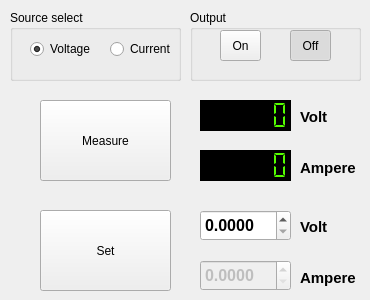
   <widget class="QWidget" name="Keithley24xxTab">
    <attribute name="title">
     <string>Keithley 24xx</string>
    </attribute>
    <widget class="QPushButton" name="measBtn">
     <property name="geometry">
      <rect>
       <x>40</x>
       <y>100</y>
       <width>131</width>
       <height>81</height>
      </rect>
     </property>
     <property name="text">
      <string>Measure</string>
     </property>
    </widget>
    <widget class="QGroupBox" name="groupBox">
     <property name="geometry">
      <rect>
       <x>10</x>
       <y>10</y>
       <width>171</width>
       <height>71</height>
      </rect>
     </property>
     <property name="title">
      <string>Source select</string>
     </property>
     <widget class="QRadioButton" name="currBtn">
      <property name="geometry">
       <rect>
        <x>100</x>
        <y>30</y>
        <width>61</width>
        <height>18</height>
       </rect>
      </property>
      <property name="text">
       <string>Current</string>
      </property>
     </widget>
     <widget class="QRadioButton" name="voltageBtn">
      <property name="geometry">
       <rect>
        <x>20</x>
        <y>30</y>
        <width>61</width>
        <height>18</height>
       </rect>
      </property>
      <property name="text">
       <string>Voltage</string>
      </property>
      <property name="checked">
       <bool>true</bool>
      </property>
     </widget>
    </widget>
    <widget class="QGroupBox" name="groupBox_2">
     <property name="geometry">
      <rect>
       <x>190</x>
       <y>10</y>
       <width>171</width>
       <height>71</height>
      </rect>
     </property>
     <property name="title">
      <string>Output</string>
     </property>
     <widget class="QToolButton" name="onBtn">
      <property name="geometry">
       <rect>
        <x>30</x>
        <y>20</y>
        <width>41</width>
        <height>31</height>
       </rect>
      </property>
      <property name="text">
       <string>On</string>
      </property>
      <property name="checkable">
       <bool>true</bool>
      </property>
      <property name="autoExclusive">
       <bool>true</bool>
      </property>
     </widget>
     <widget class="QToolButton" name="offBtn">
      <property name="geometry">
       <rect>
        <x>100</x>
        <y>20</y>
        <width>41</width>
        <height>31</height>
       </rect>
      </property>
      <property name="text">
       <string>Off</string>
      </property>
      <property name="checkable">
       <bool>true</bool>
      </property>
      <property name="checked">
       <bool>true</bool>
      </property>
      <property name="autoExclusive">
       <bool>true</bool>
      </property>
     </widget>
    </widget>
    <widget class="QPushButton" name="setBtn">
     <property name="geometry">
      <rect>
       <x>40</x>
       <y>210</y>
       <width>131</width>
       <height>81</height>
      </rect>
     </property>
     <property name="text">
      <string>Set</string>
     </property>
    </widget>
    <widget class="QLCDNumber" name="voltageLCD">
     <property name="geometry">
      <rect>
       <x>200</x>
       <y>100</y>
       <width>91</width>
       <height>31</height>
      </rect>
     </property>
     <property name="palette">
      <palette>
       <active>
        <colorrole role="WindowText">
         <brush brushstyle="SolidPattern">
          <color alpha="255">
           <red>85</red>
           <green>255</green>
           <blue>0</blue>
          </color>
         </brush>
        </colorrole>
        <colorrole role="Button">
         <brush brushstyle="SolidPattern">
          <color alpha="255">
           <red>0</red>
           <green>0</green>
           <blue>0</blue>
          </color>
         </brush>
        </colorrole>
        <colorrole role="Light">
         <brush brushstyle="SolidPattern">
          <color alpha="255">
           <red>0</red>
           <green>0</green>
           <blue>0</blue>
          </color>
         </brush>
        </colorrole>
        <colorrole role="Midlight">
         <brush brushstyle="SolidPattern">
          <color alpha="255">
           <red>0</red>
           <green>0</green>
           <blue>0</blue>
          </color>
         </brush>
        </colorrole>
        <colorrole role="Dark">
         <brush brushstyle="SolidPattern">
          <color alpha="255">
           <red>0</red>
           <green>0</green>
           <blue>0</blue>
          </color>
         </brush>
        </colorrole>
        <colorrole role="Mid">
         <brush brushstyle="SolidPattern">
          <color alpha="255">
           <red>0</red>
           <green>0</green>
           <blue>0</blue>
          </color>
         </brush>
        </colorrole>
        <colorrole role="Text">
         <brush brushstyle="SolidPattern">
          <color alpha="255">
           <red>0</red>
           <green>0</green>
           <blue>0</blue>
          </color>
         </brush>
        </colorrole>
        <colorrole role="BrightText">
         <brush brushstyle="SolidPattern">
          <color alpha="255">
           <red>0</red>
           <green>0</green>
           <blue>0</blue>
          </color>
         </brush>
        </colorrole>
        <colorrole role="ButtonText">
         <brush brushstyle="SolidPattern">
          <color alpha="255">
           <red>0</red>
           <green>0</green>
           <blue>0</blue>
          </color>
         </brush>
        </colorrole>
        <colorrole role="Base">
         <brush brushstyle="SolidPattern">
          <color alpha="255">
           <red>0</red>
           <green>0</green>
           <blue>0</blue>
          </color>
         </brush>
        </colorrole>
        <colorrole role="Window">
         <brush brushstyle="SolidPattern">
          <color alpha="255">
           <red>0</red>
           <green>0</green>
           <blue>0</blue>
          </color>
         </brush>
        </colorrole>
        <colorrole role="AlternateBase">
         <brush brushstyle="SolidPattern">
          <color alpha="255">
           <red>0</red>
           <green>0</green>
           <blue>0</blue>
          </color>
         </brush>
        </colorrole>
        <colorrole role="NoRole">
         <brush brushstyle="SolidPattern">
          <color alpha="255">
           <red>0</red>
           <green>255</green>
           <blue>127</blue>
          </color>
         </brush>
        </colorrole>
       </active>
       <inactive>
        <colorrole role="WindowText">
         <brush brushstyle="SolidPattern">
          <color alpha="255">
           <red>85</red>
           <green>255</green>
           <blue>0</blue>
          </color>
         </brush>
        </colorrole>
        <colorrole role="Button">
         <brush brushstyle="SolidPattern">
          <color alpha="255">
           <red>0</red>
           <green>0</green>
           <blue>0</blue>
          </color>
         </brush>
        </colorrole>
        <colorrole role="Light">
         <brush brushstyle="SolidPattern">
          <color alpha="255">
           <red>0</red>
           <green>0</green>
           <blue>0</blue>
          </color>
         </brush>
        </colorrole>
        <colorrole role="Midlight">
         <brush brushstyle="SolidPattern">
          <color alpha="255">
           <red>0</red>
           <green>0</green>
           <blue>0</blue>
          </color>
         </brush>
        </colorrole>
        <colorrole role="Dark">
         <brush brushstyle="SolidPattern">
          <color alpha="255">
           <red>0</red>
           <green>0</green>
           <blue>0</blue>
          </color>
         </brush>
        </colorrole>
        <colorrole role="Mid">
         <brush brushstyle="SolidPattern">
          <color alpha="255">
           <red>0</red>
           <green>0</green>
           <blue>0</blue>
          </color>
         </brush>
        </colorrole>
        <colorrole role="Text">
         <brush brushstyle="SolidPattern">
          <color alpha="255">
           <red>0</red>
           <green>0</green>
           <blue>0</blue>
          </color>
         </brush>
        </colorrole>
        <colorrole role="BrightText">
         <brush brushstyle="SolidPattern">
          <color alpha="255">
           <red>0</red>
           <green>0</green>
           <blue>0</blue>
          </color>
         </brush>
        </colorrole>
        <colorrole role="ButtonText">
         <brush brushstyle="SolidPattern">
          <color alpha="255">
           <red>0</red>
           <green>0</green>
           <blue>0</blue>
          </color>
         </brush>
        </colorrole>
        <colorrole role="Base">
         <brush brushstyle="SolidPattern">
          <color alpha="255">
           <red>0</red>
           <green>0</green>
           <blue>0</blue>
          </color>
         </brush>
        </colorrole>
        <colorrole role="Window">
         <brush brushstyle="SolidPattern">
          <color alpha="255">
           <red>0</red>
           <green>0</green>
           <blue>0</blue>
          </color>
         </brush>
        </colorrole>
        <colorrole role="AlternateBase">
         <brush brushstyle="SolidPattern">
          <color alpha="255">
           <red>0</red>
           <green>0</green>
           <blue>0</blue>
          </color>
         </brush>
        </colorrole>
        <colorrole role="NoRole">
         <brush brushstyle="SolidPattern">
          <color alpha="255">
           <red>170</red>
           <green>85</green>
           <blue>255</blue>
          </color>
         </brush>
        </colorrole>
       </inactive>
       <disabled>
        <colorrole role="WindowText">
         <brush brushstyle="SolidPattern">
          <color alpha="255">
           <red>0</red>
           <green>0</green>
           <blue>0</blue>
          </color>
         </brush>
        </colorrole>
        <colorrole role="Button">
         <brush brushstyle="SolidPattern">
          <color alpha="255">
           <red>0</red>
           <green>0</green>
           <blue>0</blue>
          </color>
         </brush>
        </colorrole>
        <colorrole role="Light">
         <brush brushstyle="SolidPattern">
          <color alpha="255">
           <red>0</red>
           <green>0</green>
           <blue>0</blue>
          </color>
         </brush>
        </colorrole>
        <colorrole role="Midlight">
         <brush brushstyle="SolidPattern">
          <color alpha="255">
           <red>0</red>
           <green>0</green>
           <blue>0</blue>
          </color>
         </brush>
        </colorrole>
        <colorrole role="Dark">
         <brush brushstyle="SolidPattern">
          <color alpha="255">
           <red>0</red>
           <green>0</green>
           <blue>0</blue>
          </color>
         </brush>
        </colorrole>
        <colorrole role="Mid">
         <brush brushstyle="SolidPattern">
          <color alpha="255">
           <red>0</red>
           <green>0</green>
           <blue>0</blue>
          </color>
         </brush>
        </colorrole>
        <colorrole role="Text">
         <brush brushstyle="SolidPattern">
          <color alpha="255">
           <red>0</red>
           <green>0</green>
           <blue>0</blue>
          </color>
         </brush>
        </colorrole>
        <colorrole role="BrightText">
         <brush brushstyle="SolidPattern">
          <color alpha="255">
           <red>0</red>
           <green>0</green>
           <blue>0</blue>
          </color>
         </brush>
        </colorrole>
        <colorrole role="ButtonText">
         <brush brushstyle="SolidPattern">
          <color alpha="255">
           <red>0</red>
           <green>0</green>
           <blue>0</blue>
          </color>
         </brush>
        </colorrole>
        <colorrole role="Base">
         <brush brushstyle="SolidPattern">
          <color alpha="255">
           <red>0</red>
           <green>0</green>
           <blue>0</blue>
          </color>
         </brush>
        </colorrole>
        <colorrole role="Window">
         <brush brushstyle="SolidPattern">
          <color alpha="255">
           <red>0</red>
           <green>0</green>
           <blue>0</blue>
          </color>
         </brush>
        </colorrole>
        <colorrole role="AlternateBase">
         <brush brushstyle="SolidPattern">
          <color alpha="255">
           <red>0</red>
           <green>0</green>
           <blue>0</blue>
          </color>
         </brush>
        </colorrole>
        <colorrole role="NoRole">
         <brush brushstyle="SolidPattern">
          <color alpha="255">
           <red>85</red>
           <green>85</green>
           <blue>255</blue>
          </color>
         </brush>
        </colorrole>
       </disabled>
      </palette>
     </property>
     <property name="autoFillBackground">
      <bool>true</bool>
     </property>
     <property name="digitCount">
      <number>6</number>
     </property>
     <property name="segmentStyle">
      <enum>QLCDNumber::Flat</enum>
     </property>
    </widget>
    <widget class="QLCDNumber" name="currentLCD">
     <property name="geometry">
      <rect>
       <x>200</x>
       <y>150</y>
       <width>91</width>
       <height>31</height>
      </rect>
     </property>
     <property name="palette">
      <palette>
       <active>
        <colorrole role="WindowText">
         <brush brushstyle="SolidPattern">
          <color alpha="255">
           <red>85</red>
           <green>255</green>
           <blue>0</blue>
          </color>
         </brush>
        </colorrole>
        <colorrole role="Button">
         <brush brushstyle="SolidPattern">
          <color alpha="255">
           <red>0</red>
           <green>0</green>
           <blue>0</blue>
          </color>
         </brush>
        </colorrole>
        <colorrole role="Light">
         <brush brushstyle="SolidPattern">
          <color alpha="255">
           <red>0</red>
           <green>0</green>
           <blue>0</blue>
          </color>
         </brush>
        </colorrole>
        <colorrole role="Midlight">
         <brush brushstyle="SolidPattern">
          <color alpha="255">
           <red>0</red>
           <green>0</green>
           <blue>0</blue>
          </color>
         </brush>
        </colorrole>
        <colorrole role="Dark">
         <brush brushstyle="SolidPattern">
          <color alpha="255">
           <red>0</red>
           <green>0</green>
           <blue>0</blue>
          </color>
         </brush>
        </colorrole>
        <colorrole role="Mid">
         <brush brushstyle="SolidPattern">
          <color alpha="255">
           <red>0</red>
           <green>0</green>
           <blue>0</blue>
          </color>
         </brush>
        </colorrole>
        <colorrole role="Text">
         <brush brushstyle="SolidPattern">
          <color alpha="255">
           <red>0</red>
           <green>0</green>
           <blue>0</blue>
          </color>
         </brush>
        </colorrole>
        <colorrole role="BrightText">
         <brush brushstyle="SolidPattern">
          <color alpha="255">
           <red>0</red>
           <green>0</green>
           <blue>0</blue>
          </color>
         </brush>
        </colorrole>
        <colorrole role="ButtonText">
         <brush brushstyle="SolidPattern">
          <color alpha="255">
           <red>0</red>
           <green>0</green>
           <blue>0</blue>
          </color>
         </brush>
        </colorrole>
        <colorrole role="Base">
         <brush brushstyle="SolidPattern">
          <color alpha="255">
           <red>0</red>
           <green>0</green>
           <blue>0</blue>
          </color>
         </brush>
        </colorrole>
        <colorrole role="Window">
         <brush brushstyle="SolidPattern">
          <color alpha="255">
           <red>0</red>
           <green>0</green>
           <blue>0</blue>
          </color>
         </brush>
        </colorrole>
        <colorrole role="AlternateBase">
         <brush brushstyle="SolidPattern">
          <color alpha="255">
           <red>0</red>
           <green>0</green>
           <blue>0</blue>
          </color>
         </brush>
        </colorrole>
        <colorrole role="NoRole">
         <brush brushstyle="SolidPattern">
          <color alpha="255">
           <red>0</red>
           <green>255</green>
           <blue>127</blue>
          </color>
         </brush>
        </colorrole>
       </active>
       <inactive>
        <colorrole role="WindowText">
         <brush brushstyle="SolidPattern">
          <color alpha="255">
           <red>85</red>
           <green>255</green>
           <blue>0</blue>
          </color>
         </brush>
        </colorrole>
        <colorrole role="Button">
         <brush brushstyle="SolidPattern">
          <color alpha="255">
           <red>0</red>
           <green>0</green>
           <blue>0</blue>
          </color>
         </brush>
        </colorrole>
        <colorrole role="Light">
         <brush brushstyle="SolidPattern">
          <color alpha="255">
           <red>0</red>
           <green>0</green>
           <blue>0</blue>
          </color>
         </brush>
        </colorrole>
        <colorrole role="Midlight">
         <brush brushstyle="SolidPattern">
          <color alpha="255">
           <red>0</red>
           <green>0</green>
           <blue>0</blue>
          </color>
         </brush>
        </colorrole>
        <colorrole role="Dark">
         <brush brushstyle="SolidPattern">
          <color alpha="255">
           <red>0</red>
           <green>0</green>
           <blue>0</blue>
          </color>
         </brush>
        </colorrole>
        <colorrole role="Mid">
         <brush brushstyle="SolidPattern">
          <color alpha="255">
           <red>0</red>
           <green>0</green>
           <blue>0</blue>
          </color>
         </brush>
        </colorrole>
        <colorrole role="Text">
         <brush brushstyle="SolidPattern">
          <color alpha="255">
           <red>0</red>
           <green>0</green>
           <blue>0</blue>
          </color>
         </brush>
        </colorrole>
        <colorrole role="BrightText">
         <brush brushstyle="SolidPattern">
          <color alpha="255">
           <red>0</red>
           <green>0</green>
           <blue>0</blue>
          </color>
         </brush>
        </colorrole>
        <colorrole role="ButtonText">
         <brush brushstyle="SolidPattern">
          <color alpha="255">
           <red>0</red>
           <green>0</green>
           <blue>0</blue>
          </color>
         </brush>
        </colorrole>
        <colorrole role="Base">
         <brush brushstyle="SolidPattern">
          <color alpha="255">
           <red>0</red>
           <green>0</green>
           <blue>0</blue>
          </color>
         </brush>
        </colorrole>
        <colorrole role="Window">
         <brush brushstyle="SolidPattern">
          <color alpha="255">
           <red>0</red>
           <green>0</green>
           <blue>0</blue>
          </color>
         </brush>
        </colorrole>
        <colorrole role="AlternateBase">
         <brush brushstyle="SolidPattern">
          <color alpha="255">
           <red>0</red>
           <green>0</green>
           <blue>0</blue>
          </color>
         </brush>
        </colorrole>
        <colorrole role="NoRole">
         <brush brushstyle="SolidPattern">
          <color alpha="255">
           <red>170</red>
           <green>85</green>
           <blue>255</blue>
          </color>
         </brush>
        </colorrole>
       </inactive>
       <disabled>
        <colorrole role="WindowText">
         <brush brushstyle="SolidPattern">
          <color alpha="255">
           <red>0</red>
           <green>0</green>
           <blue>0</blue>
          </color>
         </brush>
        </colorrole>
        <colorrole role="Button">
         <brush brushstyle="SolidPattern">
          <color alpha="255">
           <red>0</red>
           <green>0</green>
           <blue>0</blue>
          </color>
         </brush>
        </colorrole>
        <colorrole role="Light">
         <brush brushstyle="SolidPattern">
          <color alpha="255">
           <red>0</red>
           <green>0</green>
           <blue>0</blue>
          </color>
         </brush>
        </colorrole>
        <colorrole role="Midlight">
         <brush brushstyle="SolidPattern">
          <color alpha="255">
           <red>0</red>
           <green>0</green>
           <blue>0</blue>
          </color>
         </brush>
        </colorrole>
        <colorrole role="Dark">
         <brush brushstyle="SolidPattern">
          <color alpha="255">
           <red>0</red>
           <green>0</green>
           <blue>0</blue>
          </color>
         </brush>
        </colorrole>
        <colorrole role="Mid">
         <brush brushstyle="SolidPattern">
          <color alpha="255">
           <red>0</red>
           <green>0</green>
           <blue>0</blue>
          </color>
         </brush>
        </colorrole>
        <colorrole role="Text">
         <brush brushstyle="SolidPattern">
          <color alpha="255">
           <red>0</red>
           <green>0</green>
           <blue>0</blue>
          </color>
         </brush>
        </colorrole>
        <colorrole role="BrightText">
         <brush brushstyle="SolidPattern">
          <color alpha="255">
           <red>0</red>
           <green>0</green>
           <blue>0</blue>
          </color>
         </brush>
        </colorrole>
        <colorrole role="ButtonText">
         <brush brushstyle="SolidPattern">
          <color alpha="255">
           <red>0</red>
           <green>0</green>
           <blue>0</blue>
          </color>
         </brush>
        </colorrole>
        <colorrole role="Base">
         <brush brushstyle="SolidPattern">
          <color alpha="255">
           <red>0</red>
           <green>0</green>
           <blue>0</blue>
          </color>
         </brush>
        </colorrole>
        <colorrole role="Window">
         <brush brushstyle="SolidPattern">
          <color alpha="255">
           <red>0</red>
           <green>0</green>
           <blue>0</blue>
          </color>
         </brush>
        </colorrole>
        <colorrole role="AlternateBase">
         <brush brushstyle="SolidPattern">
          <color alpha="255">
           <red>0</red>
           <green>0</green>
           <blue>0</blue>
          </color>
         </brush>
        </colorrole>
        <colorrole role="NoRole">
         <brush brushstyle="SolidPattern">
          <color alpha="255">
           <red>85</red>
           <green>85</green>
           <blue>255</blue>
          </color>
         </brush>
        </colorrole>
       </disabled>
      </palette>
     </property>
     <property name="autoFillBackground">
      <bool>true</bool>
     </property>
     <property name="digitCount">
      <number>6</number>
     </property>
     <property name="segmentStyle">
      <enum>QLCDNumber::Flat</enum>
     </property>
    </widget>
    <widget class="QLabel" name="label_3">
     <property name="geometry">
      <rect>
       <x>300</x>
       <y>110</y>
       <width>46</width>
       <height>14</height>
      </rect>
     </property>
     <property name="font">
      <font>
       <pointsize>11</pointsize>
       <weight>75</weight>
       <bold>true</bold>
      </font>
     </property>
     <property name="text">
      <string>Volt</string>
     </property>
    </widget>
    <widget class="QLabel" name="label_4">
     <property name="geometry">
      <rect>
       <x>300</x>
       <y>160</y>
       <width>61</width>
       <height>16</height>
      </rect>
     </property>
     <property name="font">
      <font>
       <pointsize>11</pointsize>
       <weight>75</weight>
       <bold>true</bold>
      </font>
     </property>
     <property name="text">
      <string>Ampere</string>
     </property>
    </widget>
    <widget class="QDoubleSpinBox" name="voltageVal">
     <property name="geometry">
      <rect>
       <x>200</x>
       <y>210</y>
       <width>91</width>
       <height>31</height>
      </rect>
     </property>
     <property name="font">
      <font>
       <pointsize>12</pointsize>
       <weight>75</weight>
       <bold>true</bold>
      </font>
     </property>
     <property name="decimals">
      <number>4</number>
     </property>
     <property name="singleStep">
      <double>0.100000000000000</double>
     </property>
    </widget>
    <widget class="QDoubleSpinBox" name="currentVal">
     <property name="enabled">
      <bool>false</bool>
     </property>
     <property name="geometry">
      <rect>
       <x>200</x>
       <y>260</y>
       <width>91</width>
       <height>31</height>
      </rect>
     </property>
     <property name="font">
      <font>
       <pointsize>12</pointsize>
       <weight>75</weight>
       <bold>true</bold>
      </font>
     </property>
     <property name="decimals">
      <number>4</number>
     </property>
     <property name="singleStep">
      <double>0.100000000000000</double>
     </property>
    </widget>
    <widget class="QLabel" name="label_5">
     <property name="geometry">
      <rect>
       <x>300</x>
       <y>220</y>
       <width>46</width>
       <height>14</height>
      </rect>
     </property>
     <property name="font">
      <font>
       <pointsize>11</pointsize>
       <weight>75</weight>
       <bold>true</bold>
      </font>
     </property>
     <property name="text">
      <string>Volt</string>
     </property>
    </widget>
    <widget class="QLabel" name="label_6">
     <property name="geometry">
      <rect>
       <x>300</x>
       <y>270</y>
       <width>61</width>
       <height>16</height>
      </rect>
     </property>
     <property name="font">
      <font>
       <pointsize>11</pointsize>
       <weight>75</weight>
       <bold>true</bold>
      </font>
     </property>
     <property name="text">
      <string>Ampere</string>
     </property>
    </widget>
   </widget>
